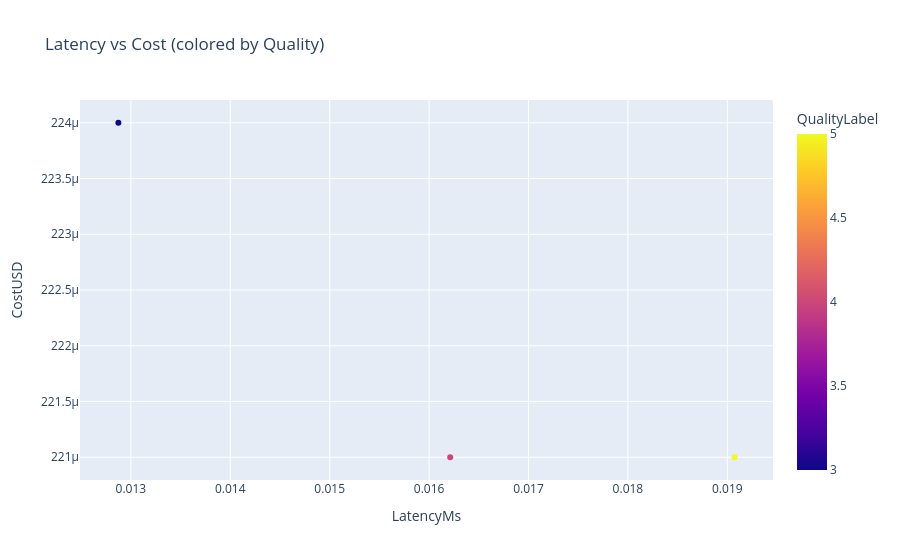

Here is the notebook cell this chart was saved with:
### Markdown cell above
### Plotly: Interactive telemetry dashboard
Explore per-case latency and cost interactively.

### Code cell
fig = px.scatter(df_tel, x="LatencyMs", y="CostUSD", color="QualityLabel", hover_data=["CaseId", "InputTokens", "OutputTokens"], title="Latency vs Cost (colored by Quality)")
fig.show()

### Figure 1 — Plotly figure (JSON) as saved in the notebook; plotly's stock layout.template omitted (floating-point values rounded to 4 significant figures)
{"data": [{"customdata": [["500xx000001", 256, 62], ["500xx000001", 256, 62], ["500xx000002", 262, 62]], "hovertemplate": "LatencyMs=%{x}<br>CostUSD=%{y}<br>CaseId=%{customdata[0]}<br>InputTokens=%{customdata[1]}<br>OutputTokens=%{customdata[2]}<br>QualityLabel=%{marker.color}<extra></extra>", "legendgroup": "", "marker": {"color": [4, 5, 3], "coloraxis": "coloraxis", "symbol": "circle"}, "mode": "markers", "name": "", "orientation": "v", "showlegend": false, "type": "scatter", "x": [0.01621, 0.01907, 0.01287], "xaxis": "x", "y": [0.000221, 0.000221, 0.000224], "yaxis": "y"}], "layout": {"coloraxis": {"colorbar": {"title": {"text": "QualityLabel"}}, "colorscale": [[0, "#0d0887"], [0.1111, "#46039f"], [0.2222, "#7201a8"], [0.3333, "#9c179e"], [0.4444, "#bd3786"], [0.5556, "#d8576b"], [0.6667, "#ed7953"], [0.7778, "#fb9f3a"], [0.8889, "#fdca26"], [1, "#f0f921"]]}, "legend": {"tracegroupgap": 0}, "title": {"text": "Latency vs Cost (colored by Quality)"}, "xaxis": {"anchor": "y", "domain": [0, 1], "title": {"text": "LatencyMs"}}, "yaxis": {"anchor": "x", "domain": [0, 1], "title": {"text": "CostUSD"}}}}
